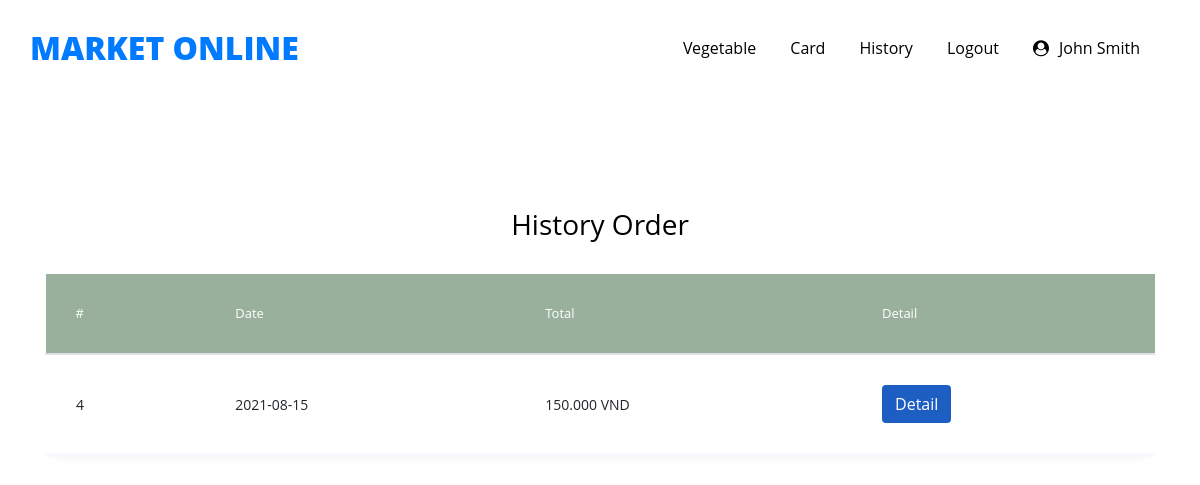
The app's page /cart/history.php (signed in) with its own data.
### tables this page shows
CREATE TABLE `order` (
  `OrderID` int(10) UNSIGNED NOT NULL,
  `CustomerID` int(10) NOT NULL,
  `Date` date NOT NULL,
  `Total` float NOT NULL,
  `Note` text NOT NULL
);

### cart/order.php (called while the page is built)
<?php
    return [
        'getAllOrder' => function($conn,$cusID) {
            $query ="SELECT * FROM `order` WHERE `CustomerID` = $cusID";
            $result = mysqli_query($conn,$query);
            $data = array();
            while($row = mysqli_fetch_array($result)){
                $data[] = $row;
            }
            return $data;
        },
        'getOrderDetail' => function($conn, $orderID, $cusID) {
            $query ="SELECT * FROM `order` AS Orders INNER JOIN `orderdetail` AS detail ON Orders.OrderID = detail.OrderID INNER JOIN `vegetable` AS vegetable ON detail.VegetableID = vegetable.VegetableID  WHERE Orders.OrderID = $orderID AND Orders.CustomerID = $cusID";
            $result = mysqli_query($conn,$query);
            $data = array();
            while($row = mysqli_fetch_array($result)){
                $data[] = $row;
            }
            return $data;
        },
        'addOrder' => function($conn, $order) {
            $queryStr ="INSERT INTO `order`(`CustomerID`, `Date`, `Total`) VALUES (".$order[0].",\"".date("Y-m-d")."\",".$order[1].")";
            $id = -1;
            if (mysqli_query($conn, $queryStr)) {
                $last_id = mysqli_insert_id($conn);
                $id = $last_id;
              }
              return $id;
        },
        'addDetail' => function($conn, $detail) {
            $query ="INSERT INTO `orderdetail`(`OrderID`, `VegetableID`, `Quantity`, `Price`) VALUES (".$detail[0].",".$detail[1].",".$detail[2].",".$detail[3].")";
            $result = mysqli_query($conn,$query);
            if(!$result) {
                return false;
            }
            return true;
        },
        'decreaseVegetable' => function($conn, $id,$amount) {
            $query ="UPDATE `vegetable` SET `Amount`= `Amount` - $amount WHERE `VegetableID` = $id";
            $result = mysqli_query($conn,$query);
            if(!$result) {
                return false;
            }
            return true;
        },
        'checkAmount' => function($conn, $idProduct) {
            $query ="SELECT * FROM `vegetable` WHERE `VegetableID` = $idProduct";
            $result = mysqli_query($conn,$query);
            $data = array();
            while($row = mysqli_fetch_array($result)){
                $data[] = $row;
            }
            return $data;
        }
    ];

### cart/history.php (the view, shortened to what this page needs)
<!doctype html>
<html lang="en">
<head>
    <link rel="stylesheet" href="../css/style3.css">
    <link rel="stylesheet" href="../css/stylevegetable.css">
    <link rel="stylesheet" href="../css/bootstrap.min.css">
    <link rel="stylesheet" href="../css/style.css">
    <link rel="stylesheet" href="https://stackpath.bootstrapcdn.com/font-awesome/4.7.0/css/font-awesome.min.css">
</head>
<body>
    <?php
  include '../menu2.php'
?>
    <section class="ftco-section">
        <div class="container">
            <div class="row justify-content-center">
                <div class="col-md-6 text-center mb-4">
                    <h1 class="heading-section">History Order</h1>
                </div>
            </div>
            <div class="row">
                <div class="col-md-12">
                    <div class="table-wrap">
                        <table class="table">
                            <thead class="thead-primary">
                                <tr>
                                    <th>#</th>
                                    <th>Date</th>
                                    <th>Total</th>
                                    <th>Detail</th>
                                </tr>
                            </thead>
                            <tbody>
                            <?php
                            require_once('../connect_db.php');
                            if(isset($_SESSION['fullName'])){
                                  ['getAllOrder' => $func] = require 'order.php';
                                  $orders = $func($conn,$_SESSION['customerID']);
                                  for($i=0;$i<count($orders);$i++) {
                                    $price = intval($orders[$i]['Total']);
                                    $price1 =  number_format($price, 0, '', '.');
                                    echo "<tr class=\"alert\" role=\"alert\">
                                    <td>
                                        <div>".$orders[$i]['OrderID']."</div>
                                    </td>
                                  <td>
                                      <div>
                                          <span>".$orders[$i]['Date']."</span>
                                          <span</span>
                                      </div>
                                  </td>
                                  <td>".$price1." VND </td>
                                  <td>
                                  <button style=\"
                            background-color: rgb(28, 94, 194) !important;
                            color: #fff !important;
                        \" type=\"button\" class=\"btn bg-cart\"><a style=\"color: white;\" href=\"detail.php?id=".$orders[$i]['OrderID']."\">Detail</a></button>
                              </td>
                                </tr>	";
                                }
                              }
                              ?>
                            </tbody>
                        </table>
                    </div>
                </div>
            </div>
        </div>
    </section>
</body>
</html>

### css/stylevegetable.css (style rules this page uses)
body { margin: 0; font-family: Roboto, -apple-system, BlinkMacSystemFont, "Segoe UI", Roboto, "Helvetica Neue", Arial, sans-serif, "Apple Color Emoji", "Segoe UI Emoji", "Segoe UI Symbol", "Noto Color Emoji"; font-size: .8125rem; font-weight: 400; line-height: 1.5385; color: #333; text-align: left; }
.bg-cart { background-color: rgb(202, 20, 44) !important; color: #fff !important; }
a { text-decoration: none !important }

### css/style.css (style rules this page uses)
body { font-family: "Open Sans", -apple-system, BlinkMacSystemFont, "Segoe UI", Roboto, "Helvetica Neue", Arial, "Noto Sans", sans-serif, "Apple Color Emoji", "Segoe UI Emoji", "Segoe UI Symbol", "Noto Color Emoji"; background-color: #fff; height: 200vh; position: relative; }
body:before { content: ""; position: absolute; top: 0; left: 0; right: 0; bottom: 0; background: rgba(0, 0, 0, 0.5); -webkit-transition: .3s all ease; -o-transition: .3s all ease; transition: .3s all ease; opacity: 0; visibility: hidden; z-index: 1; }
h1, h2, h3, h4, h5, h6, .h1, .h2, .h3, .h4, .h5, .h6 { font-family: "Open Sans", -apple-system, BlinkMacSystemFont, "Segoe UI", Roboto, "Helvetica Neue", Arial, "Noto Sans", sans-serif, "Apple Color Emoji", "Segoe UI Emoji", "Segoe UI Symbol", "Noto Color Emoji"; }
a { -webkit-transition: .3s all ease; -o-transition: .3s all ease; transition: .3s all ease; }
a, a:hover { text-decoration: none !important; }

### records on screen
order: OrderID "4", Date "2021-08-15", Total "150.000"

### other values on screen
$_SESSION['fullName'] "John Smith"
